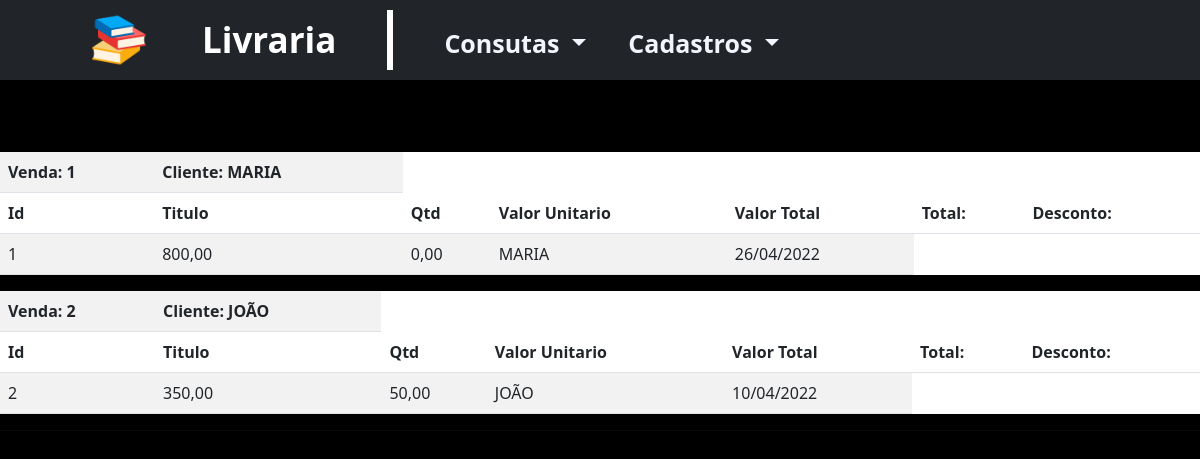
Page /reciboVenda.php on the committed database.
### tables this page shows
CREATE TABLE Venda (
v_idVenda INT PRIMARY KEY NOT NULL AUTO_INCREMENT,
v_valor_total_venda DECIMAL(16,2),
v_desconto DECIMAL(16,2),
v_c_idCliente INT NOT NULL,
iv_data_venda VARCHAR(45),
FOREIGN KEY (v_c_idCliente) REFERENCES Cliente (c_idCliente));

CREATE TABLE Cliente (
c_idCliente INT PRIMARY KEY NOT NULL AUTO_INCREMENT,
c_nome VARCHAR(250),
c_cpf VARCHAR(45),
c_dt_nascimento VARCHAR(45));

### reciboVenda.php (the view, shortened to what this page needs)
<!DOCTYPE html>
<?php
    $procurar = isset($_POST["procurar"]) ? $_POST["procurar"] : "";
    $busca = isset($_POST['busca']) ? $_POST['busca'] : 1;
?>
<html lang="pt-br">
<head>
    <link rel="stylesheet" href="css/estilos.css">
    <link href="https://cdn.jsdelivr.net/npm/bootstrap@5.1.3/dist/css/bootstrap.min.css" rel="stylesheet">
</head>
<body class="bg-black">
    <?php
        require_once "index.php";
    ?>
        <br><br><br>
            <?php
            $pdo = Conexao::getInstance();
            if($busca == 1){
                $consulta = $pdo->query("SELECT * FROM Venda, Cliente
                                        WHERE v_idVenda LIKE '$procurar%'
                                        AND c_idCliente = v_c_idCliente
                                        ORDER BY v_idVenda");}
            while ($linha = $consulta->fetch(PDO::FETCH_ASSOC)) {
        ?>
            <table class="table table-striped" style="background-color: #FFF;">
            <tr><td><b>Venda: <?php echo $linha['v_idVenda']?></b></td>
                <td><b>Cliente: <?php echo $linha['c_nome']?></b></td>
            </tr>
            <tr>
                <td><b>Id</b></td>
                <td><b>Titulo <?php $linha['l_titulo']?></b></td>
                <td><b>Qtd <?php $linha['l_titulo']?></b></td>
                <td><b>Valor Unitario <?php $linha['l_titulo']?></b></td>
                <td><b>Valor Total <?php $linha['iv_valor_total_venda']?></b></td>
                <td><b>Total:</b> <?php $linha['v_valor_total_venda']?></td>
                <td><b>Desconto:</b> <?php $linha['v_desconto']?></td>
            </tr>
        <tr><td><?php echo $linha['v_idVenda'];?></td>
            <td><?php echo number_format ($linha['v_valor_total_venda'], 2, ',', '.');?></td>
            <td><?php echo number_format ($linha['v_desconto'], 2, ',', '.');?></td>
            <td><?php echo $linha['c_nome'];?></td>
            <td><?php echo $linha['iv_data_venda'];?></td>
        </tr>
        <?php } ?>
            </table>
            <hr>
</body>
</html>

### rows in the picture
venda: v_idVenda "1", v_c_idCliente.c_nome "MARIA", v_valor_total_venda "800,00", v_desconto "0,00", iv_data_venda "26/04/2022"
venda: v_idVenda "2", v_c_idCliente.c_nome "JOÃO", v_valor_total_venda "350,00", v_desconto "50,00", iv_data_venda "10/04/2022"
